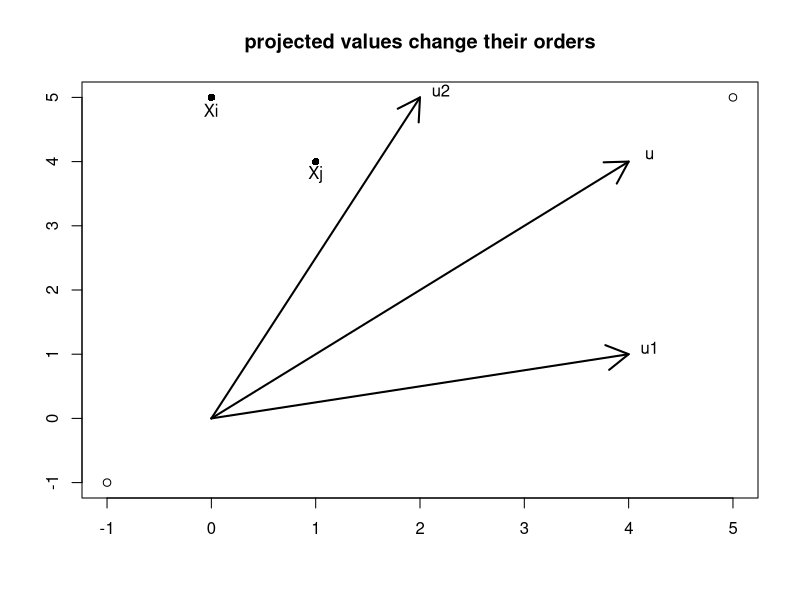

Reproduce this figure in R.
install.packages("plotrix")
require(plotrix)

plot (c(-1, 5), c(-1,5),xlab="", ylab="")
arrows(0,0, 2,5, lwd=2)
arrows(0,0, 4,1, lwd=2)
arrows(0,0, 4,4, lwd=2)
points(c(0,1), c(5,4), pch=16)
text(4.2,1.1,"u1")
text(2.2,5.1,"u2") 
text(4.2,4.1,"u")
text(0,4.8,"Xi")
text(1,3.8,"Xj")
title(main="projected values change their orders")
